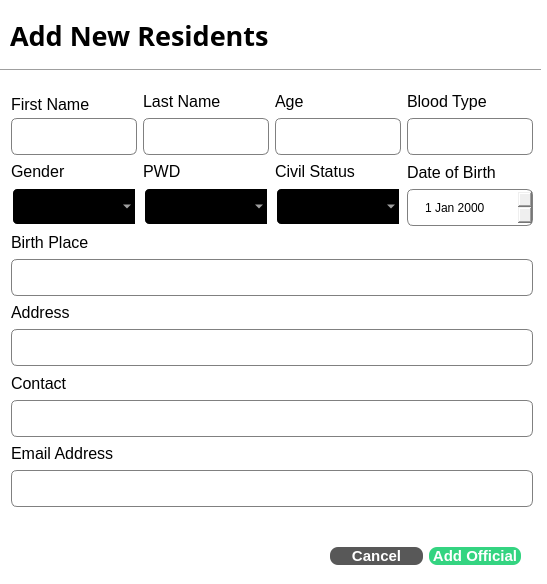
<?xml version="1.0" encoding="UTF-8"?>
<ui version="4.0">
 <class>ResidentsDialog</class>
 <widget class="QDialog" name="ResidentsDialog">
  <property name="geometry">
   <rect>
    <x>0</x>
    <y>0</y>
    <width>547</width>
    <height>584</height>
   </rect>
  </property>
  <property name="windowTitle">
   <string>Dialog</string>
  </property>
  <property name="styleSheet">
   <string notr="true">QDialog{
 
background-color:white;

}

QLineEdit{

border: 1px solid gray;
border-radius:6px;
padding-left: 15px;
height: 35px;
}

QDateEdit{ 
border: 1px solid gray;
border-radius:6px;
padding-left: 15px;
height: 35px;
}

QComboBox{ 
border: 2px solid white;
border-radius:6px;
padding-left: 1px 18px 1px 3px;
height: 35px;
background-color:black;
color:white;
padding-left:15px;
selection-background-color: #298089;
}</string>
  </property>
  <widget class="Line" name="line">
   <property name="geometry">
    <rect>
     <x>0</x>
     <y>60</y>
     <width>541</width>
     <height>21</height>
    </rect>
   </property>
   <property name="orientation">
    <enum>Qt::Orientation::Horizontal</enum>
   </property>
  </widget>
  <widget class="QLabel" name="label">
   <property name="geometry">
    <rect>
     <x>10</x>
     <y>20</y>
     <width>261</width>
     <height>31</height>
    </rect>
   </property>
   <property name="font">
    <font>
     <family>Arial Rounded MT</family>
     <pointsize>20</pointsize>
     <bold>true</bold>
    </font>
   </property>
   <property name="text">
    <string>Add New Residents</string>
   </property>
  </widget>
  <widget class="QWidget" name="layoutWidget">
   <property name="geometry">
    <rect>
     <x>330</x>
     <y>541</y>
     <width>191</width>
     <height>31</height>
    </rect>
   </property>
   <layout class="QHBoxLayout" name="horizontalLayout_3">
    <item>
     <widget class="QPushButton" name="cancel_residentbutton">
      <property name="styleSheet">
       <string notr="true">QPushButton{
 background-color: #585858;
 color:white;
border:none;
border-radius:8px;
font-weight: bold;
font-size: 15px;
}</string>
      </property>
      <property name="text">
       <string>Cancel</string>
      </property>
      <property name="checkable">
       <bool>true</bool>
      </property>
      <property name="autoExclusive">
       <bool>true</bool>
      </property>
     </widget>
    </item>
    <item>
     <widget class="QPushButton" name="save_residentbutton">
      <property name="styleSheet">
       <string notr="true">QPushButton{
 background-color: #34D481;
 color:white;
border:none;
border-radius:8px;
font-weight: bold;
font-size: 15px;
}</string>
      </property>
      <property name="text">
       <string>Add Official</string>
      </property>
      <property name="checkable">
       <bool>true</bool>
      </property>
      <property name="autoExclusive">
       <bool>true</bool>
      </property>
     </widget>
    </item>
   </layout>
  </widget>
  <widget class="QWidget" name="layoutWidget">
   <property name="geometry">
    <rect>
     <x>11</x>
     <y>91</y>
     <width>522</width>
     <height>416</height>
    </rect>
   </property>
   <layout class="QVBoxLayout" name="verticalLayout_13">
    <item>
     <layout class="QHBoxLayout" name="horizontalLayout_2">
      <item>
       <layout class="QVBoxLayout" name="verticalLayout">
        <property name="spacing">
         <number>0</number>
        </property>
        <item>
         <widget class="QLabel" name="label_2">
          <property name="font">
           <font>
            <family>Arial</family>
            <pointsize>12</pointsize>
           </font>
          </property>
          <property name="text">
           <string>First Name</string>
          </property>
         </widget>
        </item>
        <item>
         <widget class="QLineEdit" name="firstname_lineEdit"/>
        </item>
       </layout>
      </item>
      <item>
       <layout class="QVBoxLayout" name="verticalLayout_2">
        <item>
         <widget class="QLabel" name="label_3">
          <property name="font">
           <font>
            <family>Arial</family>
            <pointsize>12</pointsize>
           </font>
          </property>
          <property name="text">
           <string>Last Name</string>
          </property>
         </widget>
        </item>
        <item>
         <widget class="QLineEdit" name="lastname_lineEdit"/>
        </item>
       </layout>
      </item>
      <item>
       <layout class="QVBoxLayout" name="verticalLayout_9">
        <item>
         <widget class="QLabel" name="label_10">
          <property name="font">
           <font>
            <family>Arial</family>
            <pointsize>12</pointsize>
           </font>
          </property>
          <property name="text">
           <string>Age</string>
          </property>
         </widget>
        </item>
        <item>
         <widget class="QLineEdit" name="age_lineEdit"/>
        </item>
       </layout>
      </item>
      <item>
       <layout class="QVBoxLayout" name="verticalLayout_11">
        <item>
         <widget class="QLabel" name="label_12">
          <property name="font">
           <font>
            <family>Arial</family>
            <pointsize>12</pointsize>
           </font>
          </property>
          <property name="text">
           <string>Blood Type</string>
          </property>
         </widget>
        </item>
        <item>
         <widget class="QLineEdit" name="bloodtype_lineEdit"/>
        </item>
       </layout>
      </item>
     </layout>
    </item>
    <item>
     <layout class="QHBoxLayout" name="horizontalLayout">
      <item>
       <layout class="QVBoxLayout" name="verticalLayout_5">
        <item>
         <widget class="QLabel" name="label_6">
          <property name="font">
           <font>
            <family>Arial</family>
            <pointsize>12</pointsize>
           </font>
          </property>
          <property name="text">
           <string>Gender</string>
          </property>
         </widget>
        </item>
        <item>
         <widget class="QComboBox" name="gender_comboBox">
          <item>
           <property name="text">
            <string/>
           </property>
          </item>
          <item>
           <property name="text">
            <string>Male</string>
           </property>
          </item>
          <item>
           <property name="text">
            <string>Female</string>
           </property>
          </item>
         </widget>
        </item>
       </layout>
      </item>
      <item>
       <layout class="QVBoxLayout" name="verticalLayout_6">
        <item>
         <widget class="QLabel" name="label_7">
          <property name="font">
           <font>
            <family>Arial</family>
            <pointsize>12</pointsize>
           </font>
          </property>
          <property name="text">
           <string>PWD</string>
          </property>
         </widget>
        </item>
        <item>
         <widget class="QComboBox" name="PWD_comboBox">
          <property name="styleSheet">
           <string notr="true"/>
          </property>
          <item>
           <property name="text">
            <string/>
           </property>
          </item>
          <item>
           <property name="text">
            <string>Yes</string>
           </property>
          </item>
          <item>
           <property name="text">
            <string>No</string>
           </property>
          </item>
         </widget>
        </item>
       </layout>
      </item>
      <item>
       <layout class="QVBoxLayout" name="verticalLayout_12">
        <item>
         <widget class="QLabel" name="label_13">
          <property name="font">
           <font>
            <family>Arial</family>
            <pointsize>12</pointsize>
           </font>
          </property>
          <property name="text">
           <string>Civil Status</string>
          </property>
         </widget>
        </item>
        <item>
         <widget class="QComboBox" name="Civilstatus_comboBox">
          <property name="styleSheet">
           <string notr="true"/>
          </property>
          <item>
           <property name="text">
            <string/>
           </property>
          </item>
          <item>
           <property name="text">
            <string>Single</string>
           </property>
          </item>
          <item>
           <property name="text">
            <string>Married</string>
           </property>
          </item>
          <item>
           <property name="text">
            <string>Divorced</string>
           </property>
          </item>
          <item>
           <property name="text">
            <string>Separated</string>
           </property>
          </item>
          <item>
           <property name="text">
            <string>Widowed</string>
           </property>
          </item>
         </widget>
        </item>
       </layout>
      </item>
      <item>
       <layout class="QVBoxLayout" name="verticalLayout_7">
        <item>
         <widget class="QLabel" name="label_8">
          <property name="font">
           <font>
            <family>Arial</family>
            <pointsize>12</pointsize>
           </font>
          </property>
          <property name="text">
           <string>Date of Birth</string>
          </property>
         </widget>
        </item>
        <item>
         <widget class="QDateEdit" name="dob_dateEdit"/>
        </item>
       </layout>
      </item>
     </layout>
    </item>
    <item>
     <layout class="QVBoxLayout" name="verticalLayout_3">
      <item>
       <widget class="QLabel" name="label_4">
        <property name="font">
         <font>
          <family>Arial</family>
          <pointsize>12</pointsize>
         </font>
        </property>
        <property name="text">
         <string>Birth Place</string>
        </property>
       </widget>
      </item>
      <item>
       <widget class="QLineEdit" name="birthplace_lineEdit"/>
      </item>
     </layout>
    </item>
    <item>
     <layout class="QVBoxLayout" name="verticalLayout_8">
      <item>
       <widget class="QLabel" name="label_9">
        <property name="font">
         <font>
          <family>Arial</family>
          <pointsize>12</pointsize>
         </font>
        </property>
        <property name="text">
         <string>Address</string>
        </property>
       </widget>
      </item>
      <item>
       <widget class="QLineEdit" name="address_lineEdit"/>
      </item>
     </layout>
    </item>
    <item>
     <layout class="QVBoxLayout" name="verticalLayout_4">
      <item>
       <widget class="QLabel" name="label_5">
        <property name="font">
         <font>
          <family>Arial</family>
          <pointsize>12</pointsize>
         </font>
        </property>
        <property name="text">
         <string>Contact</string>
        </property>
       </widget>
      </item>
      <item>
       <widget class="QLineEdit" name="contact_lineEdit"/>
      </item>
     </layout>
    </item>
    <item>
     <layout class="QVBoxLayout" name="verticalLayout_10">
      <item>
       <widget class="QLabel" name="label_11">
        <property name="font">
         <font>
          <family>Arial</family>
          <pointsize>12</pointsize>
         </font>
        </property>
        <property name="text">
         <string>Email Address</string>
        </property>
       </widget>
      </item>
      <item>
       <widget class="QLineEdit" name="emailaddress_lineEdit"/>
      </item>
     </layout>
    </item>
   </layout>
  </widget>
 </widget>
 <resources/>
 <connections>
  <connection>
   <sender>cancel_residentbutton</sender>
   <signal>toggled(bool)</signal>
   <receiver>ResidentsDialog</receiver>
   <slot>close()</slot>
   <hints>
    <hint type="sourcelabel">
     <x>364</x>
     <y>559</y>
    </hint>
    <hint type="destinationlabel">
     <x>361</x>
     <y>690</y>
    </hint>
   </hints>
  </connection>
 </connections>
</ui>
